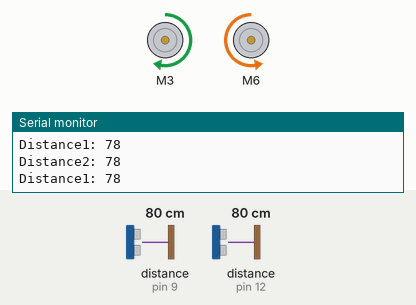
A sketch run on a simulated Arduino Uno, built with avr-gcc and run on an emulated ATmega328P. Parts: 2 × DC motor (green arrow = forward, orange = backward, longer = faster), the last lines printed to the serial monitor. Wiring (inferred from the names in the program): 2 × ultrasonic range finder: trigger pin 8, echo pin 9 / trigger pin 11, echo pin 12. The test bench sets the inputs (shaded band); at power-on: distance to the obstacle (sensors on pin 9, pin 12) 80 cm. The echo pulse lasts 58.3 µs per cm.

Above: at 1.2 s.
1.3 s: distance to the obstacle (sensor on pin 9) set to 18 cm
2.8 s: distance to the obstacle (sensor on pin 9) set to 14 cm
At 3.8 s:
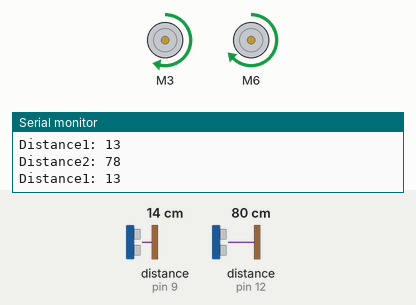
4.3 s: distance to the obstacle (sensor on pin 9) set to 35 cm
At 4.9 s:
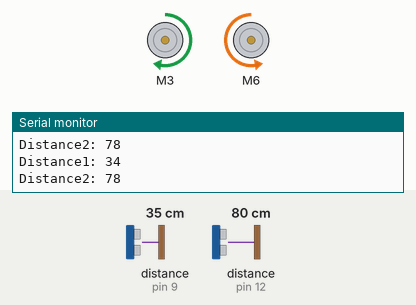
7.3 s: distance to the obstacle (sensor on pin 12) set to 18 cm
10.3 s: distance to the obstacle (sensor on pin 12) set to 13 cm
At 11.5 s:
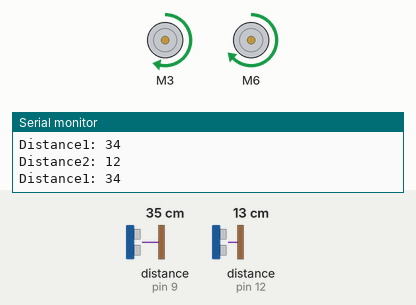
11.8 s: distance to the obstacle (sensor on pin 12) set to 35 cm
At 12.6 s:
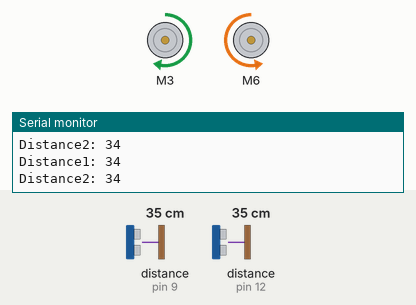
Timing chart, 0 to 14.8 s (numbered marks = the images above; inputs shaded):
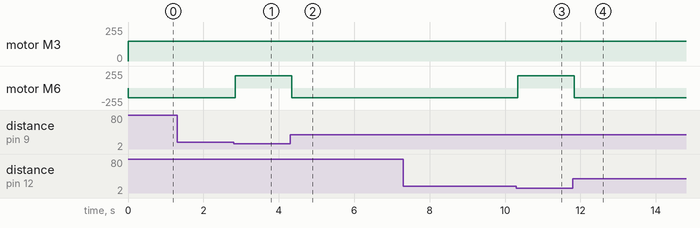

Measured:
- the behaviour switches between 16 and 15 cm on distance to the obstacle (sensor on pin 9) (found by bisection; images 0 and 1)
- the behaviour switches between 16 and 15 cm on distance to the obstacle (sensor on pin 12) (found by bisection; images 2 and 3)
- after the input at 2.8 s, motor M3: forward 148/255 → forward 150/255 at once; motor M6: backward 148/255 → forward 185/255 at once
- after the input at 4.3 s, motor M3: forward 150/255 → forward 148/255 at once; motor M6: forward 185/255 → backward 148/255 at once
- after the input at 10.3 s, motor M3: forward 148/255 → forward 150/255 at once; motor M6: backward 148/255 → forward 185/255 at once
- after the input at 11.8 s, motor M3: forward 150/255 → forward 148/255 at once; motor M6: forward 185/255 → backward 148/255 at once

The sketch:

Task_6Robot2.ino
```cpp
/*Robot_2: Locomotion using 2 ultrasonic sensor and JGM with 2 cytron Motor driver*/

#include "CytronMotorDriver.h"
#define trig1 8
#define echo1 9
#define trig2 11
#define echo2 12
CytronMD motor1(PWM_DIR, 3, 4);
CytronMD motor2(PWM_DIR, 6, 7);
long duration1;
long distance1;
long duration2;
long distance2;


void setup() {
  Serial.begin(9600);
  pinMode(3,OUTPUT);
  pinMode(4,OUTPUT);
  pinMode(6,OUTPUT);
  pinMode(7,OUTPUT);
  pinMode(8,OUTPUT);
  pinMode(9,INPUT);
  pinMode(11,OUTPUT);
  pinMode(12,INPUT);
}

void loop() {
  digitalWrite(trig1, LOW);
  delayMicroseconds(1);
  digitalWrite(trig1, HIGH);
  delayMicroseconds(8);
  digitalWrite(trig1, LOW);
  duration1 = pulseIn(echo1, HIGH);

  digitalWrite(trig2, LOW);
  delayMicroseconds(1);
  digitalWrite(trig2, HIGH);
  delayMicroseconds(8);
  digitalWrite(trig2, LOW);
  duration2 = pulseIn(echo2, HIGH);

  distance1 = (duration1 * 0.034)/ 2;
  distance2 = (duration2 * 0.034)/ 2;

if (distance1 < 15){
    Serial.print("Distance1: ");
    Serial.println(distance1);
    Serial.print("Distance2: ");
    Serial.println(distance2);
    motor1.setSpeed(150);
    motor2.setSpeed(185);
  }

else if (distance2 < 15){
    Serial.print("Distance1: ");
    Serial.println(distance1);
    Serial.print("Distance2: ");
    Serial.println(distance2);
    motor1.setSpeed(150);
    motor2.setSpeed(185);
  }
else {
    Serial.print("Distance1: ");
    Serial.println(distance1);
    Serial.print("Distance2: ");
    Serial.println(distance2);
    motor1.setSpeed(148);
    motor2.setSpeed(-148);}
}
```
